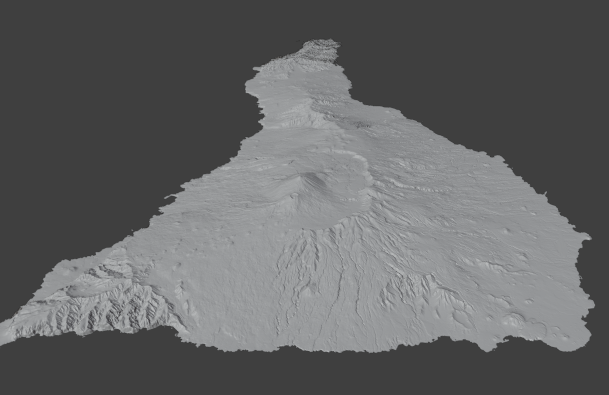
#> input picture tenerife_hm.png, 1218 x 789 px (shown at 1/2 size)
$ python blender_align_by_texture.py tenerife_hm.png terrain.png   (older library calls are emulated)
#> lines starting #> are read from the running program, lines starting #| are printed output that depends on the picture
#!/usr/bin/env python3
"""
align_by_crops_fixed2.py

Robust alignment that:
 - crops to non-empty content in each texture,
 - uses FFT cross-correlation on the crops to get an initial integer shift,
 - optionally runs a small full-resolution local integer search around that shift (fast),
 - optionally runs subpixel phase-correlation refinement on the final overlap,
 - writes <out_prefix>_diff.png, <out_prefix>_overlap.png, <out_prefix>_absdiff.png

Usage:
    python align_by_crops_fixed2.py A.png B.png --out-prefix result [--local-radius 32] [--refine]
"""
import cv2
import numpy as np
import argparse
import json
from math import ceil

def read_image(path):
    img = cv2.imread(path, cv2.IMREAD_UNCHANGED)
    if img is None:
        raise FileNotFoundError(path)
    if img.ndim == 2:
        img = cv2.cvtColor(img, cv2.COLOR_GRAY2BGR)
    if img.shape[2] == 4:
        img = cv2.cvtColor(img, cv2.COLOR_BGRA2BGR)
    return img

def non_empty_bbox(img, thresh=8):
    mask = (img.max(axis=2) > thresh).astype(np.uint8)
    ys, xs = np.where(mask)
    if len(xs) == 0:
        h,w = img.shape[:2]
        return 0,0,w,h
    x0 = int(xs.min()); x1 = int(xs.max()) + 1
    y0 = int(ys.min()); y1 = int(ys.max()) + 1
    return x0, y0, x1, y1

def crop_to_bbox(img, bbox):
    x0,y0,x1,y1 = bbox
    return img[y0:y1, x0:x1].copy()

def fft_cross_correlation_shift(A, B, use_window=True, phase_only=True, eps=1e-9):
    """
    Robust FFT cross-correlation shift estimator.
    - A,B: 2D float grayscale arrays in [0,1] (crop images).
    - Returns (sx, sy, corr_map) meaning: MOVE B by (sx,sy) (positive right/down) to align to A (crop coords).
    Improvements over raw correlation:
      * mean-subtract A/B
      * optional Hanning window per-crop
      * optional phase-only normalization (cross-power spectrum)
    """
    Ha, Wa = A.shape
    Hb, Wb = B.shape
    # padding to avoid circular wrap: sum of sizes (safe)
    H = Ha + Hb
    W = Wa + Wb

    # copy & preprocess
    a = A.astype(np.float32).copy()
    b = B.astype(np.float32).copy()

    # mean-subtract (removes DC bias)
    a -= a.mean()
    b -= b.mean()

    # apply separable hanning window per-crop to reduce edge leakage
    if use_window:
        wy_a = np.hanning(Ha) if Ha > 1 else np.ones(Ha)
        wx_a = np.hanning(Wa) if Wa > 1 else np.ones(Wa)
        win_a = np.outer(wy_a, wx_a)
        a *= win_a

        wy_b = np.hanning(Hb) if Hb > 1 else np.ones(Hb)
        wx_b = np.hanning(Wb) if Wb > 1 else np.ones(Wb)
        win_b = np.outer(wy_b, wx_b)
        b *= win_b

    FA = np.fft.fft2(a, s=(H, W))
    FB = np.fft.fft2(b, s=(H, W))

    R = FA * np.conj(FB)   # cross-spectrum
    if phase_only:
        denom = np.abs(R)
        denom[denom < eps] = eps
        R = R / denom       # cross-power spectrum (phase-only)

    r = np.fft.ifft2(R)
    r = np.abs(r)

    # center zero-lag for easier indexing
    rshift = np.fft.fftshift(r)

    py, px = np.unravel_index(np.argmax(rshift), rshift.shape)
    cy = rshift.shape[0] // 2
    cx = rshift.shape[1] // 2

    sx = int(round(px - cx))
    sy = int(round(py - cy))

    return sx, sy, rshift


def compute_full_overlap_patch_coords_for_move(W, H, dx_move, dy_move):
    """
    Given full-image width W, height H, and a movement dx_move/dy_move that we will
    apply to B (move right/down), compute the overlap rectangle in A coords and corresponding B coords.
    Returns (ox0,oy0,ox1,oy1, bx0,b y0,bx1,by1) where ranges are [ox0:ox1) etc.
    """
    ox0 = max(0, dx_move)
    oy0 = max(0, dy_move)
    ox1 = min(W, dx_move + W)
    oy1 = min(H, dy_move + H)
    bx0 = max(0, -dx_move)
    by0 = max(0, -dy_move)
    bx1 = bx0 + (ox1 - ox0)
    by1 = by0 + (oy1 - oy0)
    return ox0, oy0, ox1, oy1, bx0, by0, bx1, by1

def local_integer_refine(fullA_gray, fullB_gray, dx_init, dy_init, radius=32):
    """
    Fast local integer search around (dx_init,dy_init). For each candidate integer shift
    (dx_init + dx, dy_init + dy) with dx,dy in [-radius..radius], compute overlap L1 score and pick min.
    Returns best_dx_move, best_dy_move, best_score.
    """
    H, W = fullA_gray.shape
    best_score = float('inf')
    best = (dx_init, dy_init)
    # Precompute valid bounding for search to reduce checks
    for dy in range(-radius, radius+1):
        cand_dy = dy_init + dy
        # compute y overlap quickly
        oy0 = max(0, cand_dy)
        oy1 = min(H, cand_dy + H)
        if oy1 <= oy0:
            continue
        for dx in range(-radius, radius+1):
            cand_dx = dx_init + dx
            ox0 = max(0, cand_dx)
            ox1 = min(W, cand_dx + W)
            if ox1 <= ox0:
                continue
            bx0 = max(0, -cand_dx)
            by0 = max(0, -cand_dy)
            bx1 = bx0 + (ox1 - ox0)
            by1 = by0 + (oy1 - oy0)
            a_patch = fullA_gray[oy0:oy1, ox0:ox1]
            b_patch = fullB_gray[by0:by1, bx0:bx1]
            # compute L1
            score = float(np.sum(np.abs(a_patch - b_patch)))
            if score < best_score:
                best_score = score
                best = (cand_dx, cand_dy)
    return best[0], best[1], best_score

def phase_correlate_subpixel_on_full_overlap(fullA_gray, fullB_gray, dx_int, dy_int, max_side=1024):
    """
    Given integer full-image movement dx_int,dy_int (move B by this to align to A),
    extract the full-resolution overlap patches, optionally downscale (float), then run phaseCorrelate to get
    subpixel residual (dx_res,dy_res). Returns dx_res, dy_res, response.
    """
    H, W = fullA_gray.shape
    ox0, oy0, ox1, oy1, bx0, by0, bx1, by1 = compute_full_overlap_patch_coords_for_move(W, H, dx_int, dy_int)
    if ox1 <= ox0 or oy1 <= oy0:
        return 0.0, 0.0, 0.0
    patchA = fullA_gray[oy0:oy1, ox0:ox1]
    patchB = fullB_gray[by0:by1, bx0:bx1]
    if patchA.size == 0 or patchA.shape != patchB.shape:
        return 0.0, 0.0, 0.0
    scale = 1.0
    if max(patchA.shape) > max_side:
        scale = max_side / float(max(patchA.shape))
        new_w = max(1, int(round(patchA.shape[1] * scale)))
        new_h = max(1, int(round(patchA.shape[0] * scale)))
        pa = cv2.resize(patchA, (new_w, new_h), interpolation=cv2.INTER_LINEAR)
        pb = cv2.resize(patchB, (new_w, new_h), interpolation=cv2.INTER_LINEAR)
    else:
        pa = patchA
        pb = patchB
    win = cv2.createHanningWindow((pa.shape[1], pa.shape[0]), cv2.CV_32F)
    (dx_small, dy_small), resp = cv2.phaseCorrelate(pa.astype(np.float32), pb.astype(np.float32), win)
    dx_res = float(dx_small) / (scale if scale != 0 else 1.0)
    dy_res = float(dy_small) / (scale if scale != 0 else 1.0)
    return dx_res, dy_res, resp

def make_canvas_and_place(img_a, img_b, shift_ab, base_canvas_size=4096):
    h, w = img_a.shape[:2]
    sx, sy = int(round(shift_ab[0])), int(round(shift_ab[1]))
    ax0 = (base_canvas_size - w)//2
    ay0 = (base_canvas_size - h)//2
    bx0 = ax0 + sx
    by0 = ay0 + sy
    min_x = min(ax0, bx0)
    min_y = min(ay0, by0)
    max_x = max(ax0 + w, bx0 + w)
    max_y = max(ay0 + h, by0 + h)
    if min_x < 0 or min_y < 0 or max_x > base_canvas_size or max_y > base_canvas_size:
        pad_left = -min_x if min_x < 0 else 0
        pad_top = -min_y if min_y < 0 else 0
        new_w = max_x + pad_left
        new_h = max_y + pad_top
        canvas_w = max(new_w, base_canvas_size)
        canvas_h = max(new_h, base_canvas_size)
        ax0 += pad_left
        ay0 += pad_top
        bx0 += pad_left
        by0 += pad_top
    else:
        canvas_w = base_canvas_size
        canvas_h = base_canvas_size
    canvasA = np.zeros((canvas_h, canvas_w, 3), dtype=np.uint8)
    canvasB = np.zeros((canvas_h, canvas_w, 3), dtype=np.uint8)
    canvasA[ay0:ay0+h, ax0:ax0+w] = img_a
    canvasB[by0:by0+h, bx0:bx0+w] = img_b
    return canvasA, canvasB, (ax0,ay0), (bx0,by0)

def compute_diff_and_overlap(canvas_a, canvas_b):
    diff = cv2.absdiff(canvas_a, canvas_b)
    diff_gray = cv2.cvtColor(diff, cv2.COLOR_BGR2GRAY)
    if diff_gray.max() > 0:
        diff_vis = (255.0 * (diff_gray.astype(np.float32) / float(diff_gray.max()))).astype(np.uint8)
    else:
        diff_vis = diff_gray.copy()
    A = canvas_a.astype(np.float32) / 255.0
    B = canvas_b.astype(np.float32) / 255.0
    R = A[...,2]
    G = B[...,1]
    blue = ((A.mean(axis=2) + B.mean(axis=2)) * 0.5)
    comp = np.stack([blue, G, R], axis=2)
    comp = np.clip((comp*255.0).astype(np.uint8), 0, 255)
    return diff_vis, comp, diff

class Options():
    imgA = None
    imgB = None
    threshold = None
    local_radius = None
    out_prefix = None
    refine = None
    canvas = None
    output_json = None
    output_imgs = None

    def __init__(self, args):
        self.imgA = args.imgA
        self.imgB = args.imgB
        self.threshold = args.thresh
        self.local_radius = args.local_radius
        self.out_prefix = args.out_prefix
        self.refine = args.refine
        self.canvas = args.canvas
        self.output_json = args.out_json
        self.output_imgs = args.out_imgs

def process(opts : Options):
    A = read_image(opts.imgA)
#> in read_image, img is the input picture: shape (789, 1218, 4); mean B, G, R, A 100, 99.3, 98.5, 255
    B = read_image(opts.imgB)
#> call 2 of read_image, with path = 'terrain.png'
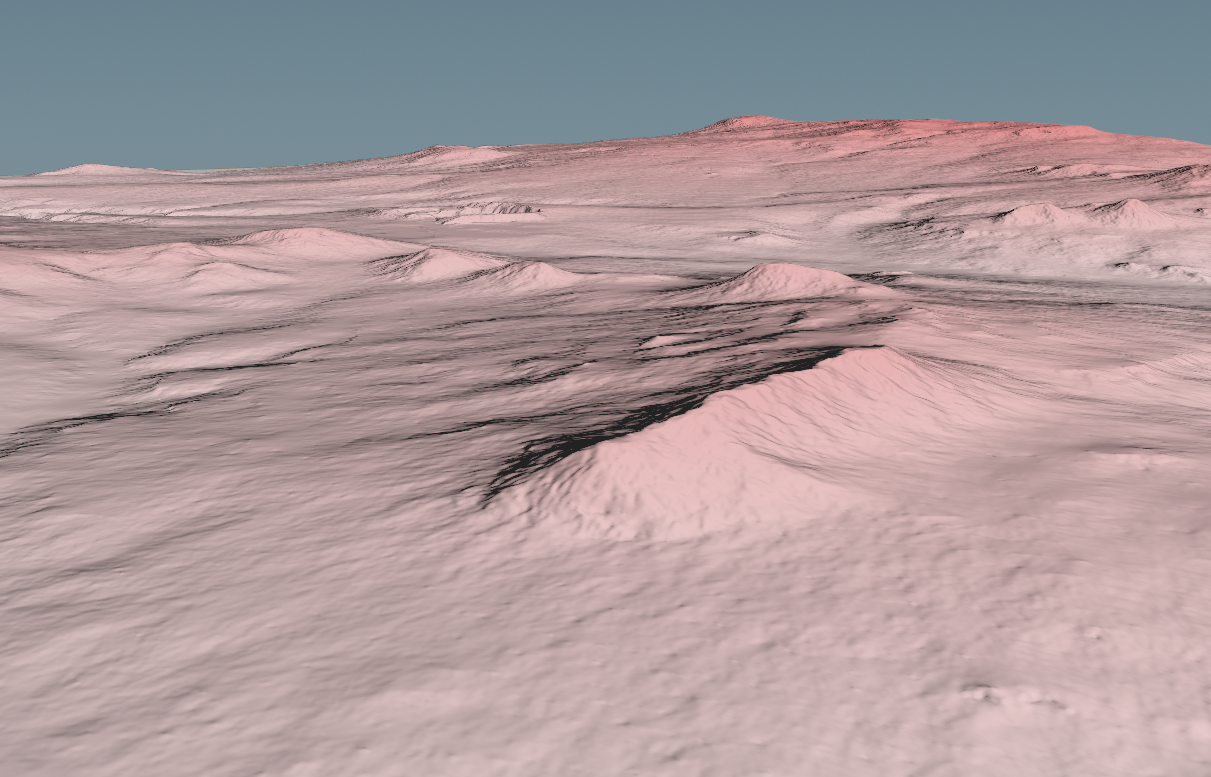
#> input picture terrain.png, 1211 x 777 px
#> in read_image, img is the input picture: shape (777, 1211, 4); mean B, G, R, A 157, 154.9, 173.7, 255
    if A.shape[:2] != B.shape[:2]:
        print("Warning: resizing B to A")
        B = cv2.resize(B, (A.shape[1], A.shape[0]), interpolation=cv2.INTER_LINEAR)

    H, W = A.shape[:2]
    bboxA = non_empty_bbox(A, thresh=opts.threshold)
    bboxB = non_empty_bbox(B, thresh=opts.threshold)
    ax0, ay0, ax1, ay1 = bboxA
    bx0, by0, bx1, by1 = bboxB
    cropA = crop_to_bbox(A, bboxA)
    cropB = crop_to_bbox(B, bboxB)
    print(f"A content bbox: {bboxA} size {(ax1-ax0, ay1-ay0)}")
    print(f"B content bbox: {bboxB} size {(bx1-bx0, by1-by0)}")

    gA = cv2.cvtColor(cropA, cv2.COLOR_BGR2GRAY).astype(np.float32) / 255.0
    gB = cv2.cvtColor(cropB, cv2.COLOR_BGR2GRAY).astype(np.float32) / 255.0

    sx_crop, sy_crop, corr_map = fft_cross_correlation_shift(gA, gB)
    print(f"Crop-relative (move B_crop by) sx_crop,sy_crop = ({sx_crop},{sy_crop})")

    # map crop-space move to full-image move
    dx_move = (ax0 - bx0) + sx_crop
    dy_move = (ay0 - by0) + sy_crop
    print(f"Initial FULL-RES MOVE for B (before local/subpixel refine): dx_move={dx_move}, dy_move={dy_move}")

    # local integer refine (full-res) (optional)
    if opts.local_radius and opts.local_radius > 0:
        fullA_gray = cv2.cvtColor(A, cv2.COLOR_BGR2GRAY).astype(np.float32) / 255.0
        fullB_gray = cv2.cvtColor(B, cv2.COLOR_BGR2GRAY).astype(np.float32) / 255.0
        best_dx, best_dy, best_score = local_integer_refine(fullA_gray, fullB_gray, int(round(dx_move)), int(round(dy_move)), radius=opts.local_radius)
        print(f"Local integer refine -> best dx={best_dx}, dy={best_dy}, score={best_score:.3f}")
        dx_move = best_dx
        dy_move = best_dy

    # subpixel refine on full-res overlap (optional)
    if opts.refine:
        fullA_gray = cv2.cvtColor(A, cv2.COLOR_BGR2GRAY).astype(np.float32) / 255.0
        fullB_gray = cv2.cvtColor(B, cv2.COLOR_BGR2GRAY).astype(np.float32) / 255.0
        dx_res, dy_res, resp = phase_correlate_subpixel_on_full_overlap(fullA_gray, fullB_gray, int(round(dx_move)), int(round(dy_move)))
        print(f"Subpixel residual: dx_res={dx_res:.4f}, dy_res={dy_res:.4f}, resp={resp:.6f}")
        dx_move = dx_move + dx_res
        dy_move = dy_move + dy_res

    # IMPORTANT: placement_arg should be exactly (dx_move, dy_move) — not negated.
    placement_arg = (dx_move, dy_move)
    print(f"Placement argument (pass to make_canvas_and_place): {placement_arg}")
    print(f"Final instruction: MOVE image B by dx={dx_move:.4f}, dy={dy_move:.4f}")

    # place using placement_arg so visualization matches the printed dx_move
    canvasA, canvasB, posA, posB = make_canvas_and_place(A, B, placement_arg, base_canvas_size=opts.canvas)
    diff_vis, overlap_vis, diff_raw = compute_diff_and_overlap(canvasA, canvasB)

    if opts.output_imgs:
        out_diff = f"{opts.out_prefix}_diff.png"
        out_overlap = f"{opts.out_prefix}_overlap.png"
        out_abs = f"{opts.out_prefix}_absdiff.png"
        cv2.imwrite(out_diff, diff_vis)
        cv2.imwrite(out_overlap, overlap_vis)
        cv2.imwrite(out_abs, diff_raw)
        print(f"Saved: {out_diff}, {out_overlap}, {out_abs}")
        print(f"A top-left on canvas: {posA}, B top-left on canvas: {posB}")

    # overlap metrics
    ax, ay = posA
    bx, by = posB
    overlap_x0 = max(ax, bx)
    overlap_y0 = max(ay, by)
    overlap_x1 = min(ax + W, bx + W)
    overlap_y1 = min(ay + H, by + H)
    if overlap_x1 > overlap_x0 and overlap_y1 > overlap_y0:
        A_ov = canvasA[overlap_y0:overlap_y1, overlap_x0:overlap_x1].astype(np.float32)/255.0
        B_ov = canvasB[overlap_y0:overlap_y1, overlap_x0:overlap_x1].astype(np.float32)/255.0
        l1 = float(np.sum(np.abs(A_ov - B_ov)))
        mse = float(np.mean((A_ov - B_ov)**2))
        print(f"Overlap area: {overlap_x1-overlap_x0} x {overlap_y1-overlap_y0}  L1={l1:.3f}  MSE={mse:.8f}")
    else:
        print("No overlap between placed images (unexpected).")

    if opts.output_json is not None:
        msg = {'dx' : dx_move, 'dy' : -dy_move}

        # 3. Open the file in write mode ('w') and use json.dump()
        try:
            with open(opts.output_json, 'w') as json_file:
                json.dump(msg, json_file, indent=4)
            print(f"Data successfully saved to {opts.output_json}")
        except IOError as e:
            print(f"An error occurred while writing the file: {e}")
    return dx_move, dy_move

def main():
    ap = argparse.ArgumentParser(description="Robust aligner (crop+FFT+local+subpixel).")
    ap.add_argument("imgA")
    ap.add_argument("imgB")
    ap.add_argument("--out-prefix", default="result")
    ap.add_argument("--thresh", type=int, default=8, help="non-empty threshold")
    ap.add_argument("--local-radius", type=int, default=16, help="local integer refine radius (0 to disable)")
    ap.add_argument("--refine", default = True, action="store_true", help="do subpixel refinement after integer steps")
    ap.add_argument("--canvas", type=int, default=1024)
    ap.add_argument("--out-json", default=None)
    ap.add_argument("--out-imgs", action="store_true", default=False)
    args = ap.parse_args()

    opts = Options(args)
    process(opts)
#> in non_empty_bbox, `x0 = int(xs.min())`: x0 = 0
#> in non_empty_bbox, `x1 = int(xs.max()) + 1`: x1 = 1218
#> in non_empty_bbox, `y0 = int(ys.min())`: y0 = 0
#> in non_empty_bbox, `y1 = int(ys.max()) + 1`: y1 = 789
#> in process, `bboxA = non_empty_bbox(A, thresh=opts.threshold)`: bboxA = (0, 0, 1218, 789)
#> in process, `ax0, ay0, ax1, ay1 = bboxA`: ax0 = 0; ax1 = 1218; ay1 = 789
#> in process, `bx0, by0, bx1, by1 = bboxB`: bx0 = 0; bx1 = 1218; by1 = 789
#> in crop_to_bbox, `x0,y0,x1,y1 = bbox`: x0 = 0; x1 = 1218; y1 = 789
#| A content bbox: (0, 0, 1218, 789) size (1218, 789)
#| B content bbox: (0, 0, 1218, 789) size (1218, 789)
#> in process, `gB = cv2.cvtColor(cropB, cv2.COLOR_BGR2GRAY).astype(np.float32) / 255.0`:
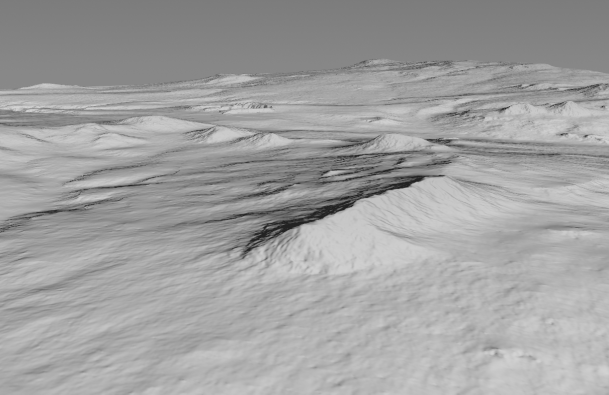
#> gB: shape (789, 1218) float32 (shown at 1/2 size); min 0.133, max 0.835, mean 0.63
#> in fft_cross_correlation_shift, `a *= win_a`:
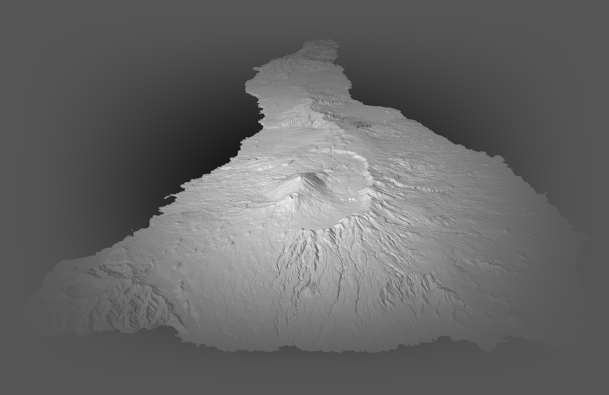
#> a: shape (789, 1218) float32 (shown at 1/2 size); min -0.162, max 0.315, mean 0.0286; drawn with min black and max white
#> in fft_cross_correlation_shift, `b *= win_b`:
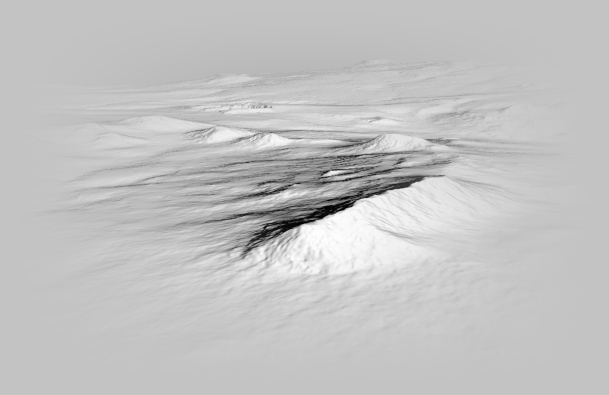
#> b: shape (789, 1218) float32 (shown at 1/2 size); min -0.49, max 0.149, mean -0.00181; drawn with min black and max white
#> in fft_cross_correlation_shift, `rshift = np.fft.fftshift(r)`:
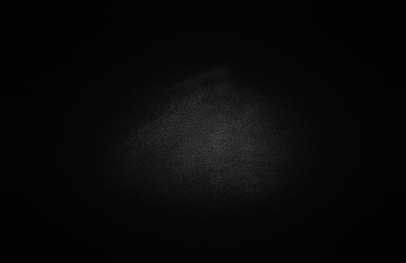
#> rshift: shape (1578, 2436) float64 (shown at 1/6 size); min 2.13e-11, max 0.00804, mean 0.000281; drawn with min black and max white
#> in fft_cross_correlation_shift, `py, px = np.unravel_index(np.argmax(rshift), rshift.shape)`: py = 924; px = 1330
#> in fft_cross_correlation_shift, `sx = int(round(px - cx))`: sx = 112
#> in fft_cross_correlation_shift, `sy = int(round(py - cy))`: sy = 135
#> in process, `sx_crop, sy_crop, corr_map = fft_cross_correlation_shift(gA, gB)`: sx_crop = 112; sy_crop = 135
#| Crop-relative (move B_crop by) sx_crop,sy_crop = (112,135)
#> in process, `dx_move = (ax0 - bx0) + sx_crop`: dx_move = 112
#> in process, `dy_move = (ay0 - by0) + sy_crop`: dy_move = 135
#| Initial FULL-RES MOVE for B (before local/subpixel refine): dx_move=112, dy_move=135
#> in local_integer_refine, `best = (dx_init, dy_init)`: best = (112, 135)
#> after the loop in local_integer_refine, `for dy in range(-radius, radius+1):`: best = (128, 151); best_score = 150848.9
#> in process, `best_dx, best_dy, best_score = local_integer_refine(fullA_gray, fullB_..`: best_dx = 128; best_dy = 151; best_score = 150848.9
#| Local integer refine -> best dx=128, dy=151, score=150848.875
#> in process, `dx_move = best_dx`: dx_move = 128
#> in process, `dy_move = best_dy`: dy_move = 151
#> in compute_full_overlap_patch_coords_for_move, `ox0 = max(0, dx_move)`: ox0 = 128
#> in compute_full_overlap_patch_coords_for_move, `oy0 = max(0, dy_move)`: oy0 = 151
#> in compute_full_overlap_patch_coords_for_move, `ox1 = min(W, dx_move + W)`: ox1 = 1218
#> in compute_full_overlap_patch_coords_for_move, `oy1 = min(H, dy_move + H)`: oy1 = 789
#> in compute_full_overlap_patch_coords_for_move, `bx0 = max(0, -dx_move)`: bx0 = 0
#> in compute_full_overlap_patch_coords_for_move, `bx1 = bx0 + (ox1 - ox0)`: bx1 = 1090
#> in compute_full_overlap_patch_coords_for_move, `by1 = by0 + (oy1 - oy0)`: by1 = 638
#> in phase_correlate_subpixel_on_full_overlap, `ox0, oy0, ox1, oy1, bx0, by0, bx1, by1 = compute_full_overlap_patch_co..`: ox0 = 128; oy0 = 151; ox1 = 1218; oy1 = 789; bx0 = 0; bx1 = 1090; by1 = 638
#> in phase_correlate_subpixel_on_full_overlap, `patchA = fullA_gray[oy0:oy1, ox0:ox1]`:
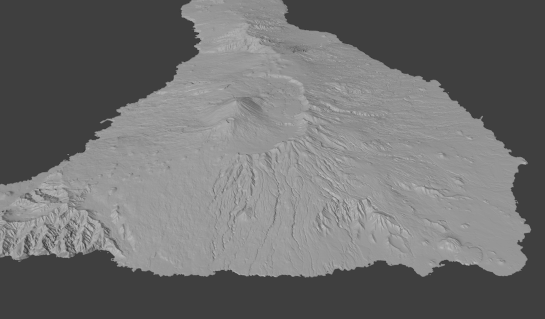
#> patchA: shape (638, 1090) float32 (shown at 1/2 size); min 0.161, max 0.745, mean 0.435
#> in phase_correlate_subpixel_on_full_overlap, `patchB = fullB_gray[by0:by1, bx0:bx1]`:
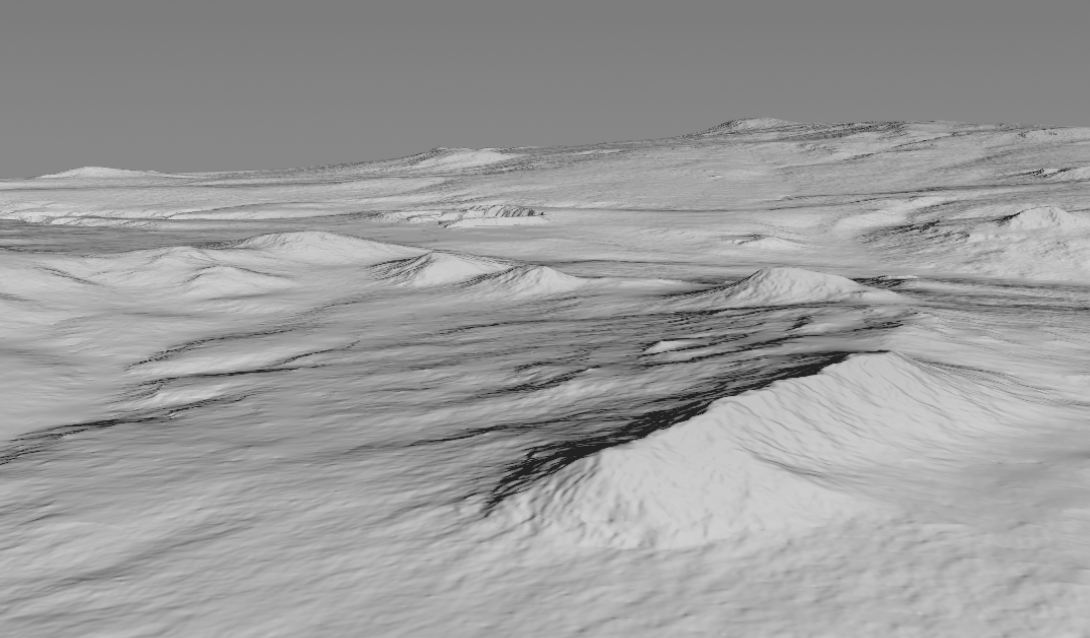
#> patchB: shape (638, 1090) float32; min 0.133, max 0.835, mean 0.609
#> (the rest of the program and of its run is left out)
